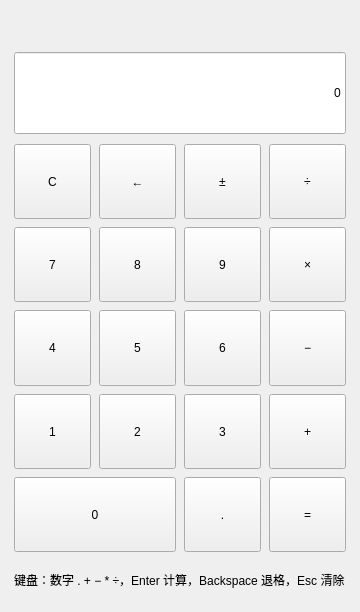
<?xml version="1.0" encoding="UTF-8"?>
<ui version="4.0">
 <class>MainWindow</class>
 <widget class="QMainWindow" name="MainWindow">
  <property name="geometry">
   <rect>
    <x>0</x>
    <y>0</y>
    <width>360</width>
    <height>612</height>
   </rect>
  </property>
  <property name="minimumSize">
   <size>
    <width>340</width>
    <height>580</height>
   </size>
  </property>
  <property name="windowTitle">
   <string>计算器</string>
  </property>
  <widget class="QWidget" name="centralwidget">
   <layout class="QVBoxLayout" name="rootLayout">
    <property name="spacing">
     <number>10</number>
    </property>
    <property name="leftMargin">
     <number>14</number>
    </property>
    <property name="topMargin">
     <number>14</number>
    </property>
    <property name="rightMargin">
     <number>14</number>
    </property>
    <property name="bottomMargin">
     <number>14</number>
    </property>
    <item>
     <widget class="QLabel" name="expressionLabel">
      <property name="minimumSize">
       <size>
        <width>0</width>
        <height>28</height>
       </size>
      </property>
      <property name="text">
       <string/>
      </property>
      <property name="alignment">
       <set>Qt::AlignRight|Qt::AlignTrailing|Qt::AlignVCenter</set>
      </property>
     </widget>
    </item>
    <item>
     <widget class="QLineEdit" name="resultDisplay">
      <property name="minimumSize">
       <size>
        <width>0</width>
        <height>82</height>
       </size>
      </property>
      <property name="focusPolicy">
       <enum>Qt::NoFocus</enum>
      </property>
      <property name="text">
       <string>0</string>
      </property>
      <property name="alignment">
       <set>Qt::AlignRight|Qt::AlignTrailing|Qt::AlignVCenter</set>
      </property>
      <property name="readOnly">
       <bool>true</bool>
      </property>
     </widget>
    </item>
    <item>
     <layout class="QGridLayout" name="buttonsLayout">
      <property name="spacing">
       <number>8</number>
      </property>
      <item row="0" column="0">
       <widget class="QPushButton" name="btnClear">
        <property name="minimumSize">
         <size>
          <width>64</width>
          <height>56</height>
         </size>
        </property>
        <property name="sizePolicy">
         <sizepolicy hsizetype="Expanding" vsizetype="Expanding">
          <horstretch>0</horstretch>
          <verstretch>0</verstretch>
         </sizepolicy>
        </property>
        <property name="focusPolicy">
         <enum>Qt::NoFocus</enum>
        </property>
        <property name="text">
         <string>C</string>
        </property>
       </widget>
      </item>
      <item row="0" column="1">
       <widget class="QPushButton" name="btnBackspace">
        <property name="minimumSize">
         <size>
          <width>64</width>
          <height>56</height>
         </size>
        </property>
        <property name="sizePolicy">
         <sizepolicy hsizetype="Expanding" vsizetype="Expanding">
          <horstretch>0</horstretch>
          <verstretch>0</verstretch>
         </sizepolicy>
        </property>
        <property name="focusPolicy">
         <enum>Qt::NoFocus</enum>
        </property>
        <property name="text">
         <string>←</string>
        </property>
       </widget>
      </item>
      <item row="0" column="2">
       <widget class="QPushButton" name="btnSign">
        <property name="minimumSize">
         <size>
          <width>64</width>
          <height>56</height>
         </size>
        </property>
        <property name="sizePolicy">
         <sizepolicy hsizetype="Expanding" vsizetype="Expanding">
          <horstretch>0</horstretch>
          <verstretch>0</verstretch>
         </sizepolicy>
        </property>
        <property name="focusPolicy">
         <enum>Qt::NoFocus</enum>
        </property>
        <property name="text">
         <string>±</string>
        </property>
       </widget>
      </item>
      <item row="0" column="3">
       <widget class="QPushButton" name="btnDivide">
        <property name="minimumSize">
         <size>
          <width>64</width>
          <height>56</height>
         </size>
        </property>
        <property name="sizePolicy">
         <sizepolicy hsizetype="Expanding" vsizetype="Expanding">
          <horstretch>0</horstretch>
          <verstretch>0</verstretch>
         </sizepolicy>
        </property>
        <property name="focusPolicy">
         <enum>Qt::NoFocus</enum>
        </property>
        <property name="text">
         <string>÷</string>
        </property>
       </widget>
      </item>
      <item row="1" column="0">
       <widget class="QPushButton" name="btn7">
        <property name="minimumSize">
         <size>
          <width>64</width>
          <height>56</height>
         </size>
        </property>
        <property name="sizePolicy">
         <sizepolicy hsizetype="Expanding" vsizetype="Expanding">
          <horstretch>0</horstretch>
          <verstretch>0</verstretch>
         </sizepolicy>
        </property>
        <property name="focusPolicy">
         <enum>Qt::NoFocus</enum>
        </property>
        <property name="text">
         <string>7</string>
        </property>
       </widget>
      </item>
      <item row="1" column="1">
       <widget class="QPushButton" name="btn8">
        <property name="minimumSize">
         <size>
          <width>64</width>
          <height>56</height>
         </size>
        </property>
        <property name="sizePolicy">
         <sizepolicy hsizetype="Expanding" vsizetype="Expanding">
          <horstretch>0</horstretch>
          <verstretch>0</verstretch>
         </sizepolicy>
        </property>
        <property name="focusPolicy">
         <enum>Qt::NoFocus</enum>
        </property>
        <property name="text">
         <string>8</string>
        </property>
       </widget>
      </item>
      <item row="1" column="2">
       <widget class="QPushButton" name="btn9">
        <property name="minimumSize">
         <size>
          <width>64</width>
          <height>56</height>
         </size>
        </property>
        <property name="sizePolicy">
         <sizepolicy hsizetype="Expanding" vsizetype="Expanding">
          <horstretch>0</horstretch>
          <verstretch>0</verstretch>
         </sizepolicy>
        </property>
        <property name="focusPolicy">
         <enum>Qt::NoFocus</enum>
        </property>
        <property name="text">
         <string>9</string>
        </property>
       </widget>
      </item>
      <item row="1" column="3">
       <widget class="QPushButton" name="btnMultiply">
        <property name="minimumSize">
         <size>
          <width>64</width>
          <height>56</height>
         </size>
        </property>
        <property name="sizePolicy">
         <sizepolicy hsizetype="Expanding" vsizetype="Expanding">
          <horstretch>0</horstretch>
          <verstretch>0</verstretch>
         </sizepolicy>
        </property>
        <property name="focusPolicy">
         <enum>Qt::NoFocus</enum>
        </property>
        <property name="text">
         <string>×</string>
        </property>
       </widget>
      </item>
      <item row="2" column="0">
       <widget class="QPushButton" name="btn4">
        <property name="minimumSize">
         <size>
          <width>64</width>
          <height>56</height>
         </size>
        </property>
        <property name="sizePolicy">
         <sizepolicy hsizetype="Expanding" vsizetype="Expanding">
          <horstretch>0</horstretch>
          <verstretch>0</verstretch>
         </sizepolicy>
        </property>
        <property name="focusPolicy">
         <enum>Qt::NoFocus</enum>
        </property>
        <property name="text">
         <string>4</string>
        </property>
       </widget>
      </item>
      <item row="2" column="1">
       <widget class="QPushButton" name="btn5">
        <property name="minimumSize">
         <size>
          <width>64</width>
          <height>56</height>
         </size>
        </property>
        <property name="sizePolicy">
         <sizepolicy hsizetype="Expanding" vsizetype="Expanding">
          <horstretch>0</horstretch>
          <verstretch>0</verstretch>
         </sizepolicy>
        </property>
        <property name="focusPolicy">
         <enum>Qt::NoFocus</enum>
        </property>
        <property name="text">
         <string>5</string>
        </property>
       </widget>
      </item>
      <item row="2" column="2">
       <widget class="QPushButton" name="btn6">
        <property name="minimumSize">
         <size>
          <width>64</width>
          <height>56</height>
         </size>
        </property>
        <property name="sizePolicy">
         <sizepolicy hsizetype="Expanding" vsizetype="Expanding">
          <horstretch>0</horstretch>
          <verstretch>0</verstretch>
         </sizepolicy>
        </property>
        <property name="focusPolicy">
         <enum>Qt::NoFocus</enum>
        </property>
        <property name="text">
         <string>6</string>
        </property>
       </widget>
      </item>
      <item row="2" column="3">
       <widget class="QPushButton" name="btnSubtract">
        <property name="minimumSize">
         <size>
          <width>64</width>
          <height>56</height>
         </size>
        </property>
        <property name="sizePolicy">
         <sizepolicy hsizetype="Expanding" vsizetype="Expanding">
          <horstretch>0</horstretch>
          <verstretch>0</verstretch>
         </sizepolicy>
        </property>
        <property name="focusPolicy">
         <enum>Qt::NoFocus</enum>
        </property>
        <property name="text">
         <string>−</string>
        </property>
       </widget>
      </item>
      <item row="3" column="0">
       <widget class="QPushButton" name="btn1">
        <property name="minimumSize">
         <size>
          <width>64</width>
          <height>56</height>
         </size>
        </property>
        <property name="sizePolicy">
         <sizepolicy hsizetype="Expanding" vsizetype="Expanding">
          <horstretch>0</horstretch>
          <verstretch>0</verstretch>
         </sizepolicy>
        </property>
        <property name="focusPolicy">
         <enum>Qt::NoFocus</enum>
        </property>
        <property name="text">
         <string>1</string>
        </property>
       </widget>
      </item>
      <item row="3" column="1">
       <widget class="QPushButton" name="btn2">
        <property name="minimumSize">
         <size>
          <width>64</width>
          <height>56</height>
         </size>
        </property>
        <property name="sizePolicy">
         <sizepolicy hsizetype="Expanding" vsizetype="Expanding">
          <horstretch>0</horstretch>
          <verstretch>0</verstretch>
         </sizepolicy>
        </property>
        <property name="focusPolicy">
         <enum>Qt::NoFocus</enum>
        </property>
        <property name="text">
         <string>2</string>
        </property>
       </widget>
      </item>
      <item row="3" column="2">
       <widget class="QPushButton" name="btn3">
        <property name="minimumSize">
         <size>
          <width>64</width>
          <height>56</height>
         </size>
        </property>
        <property name="sizePolicy">
         <sizepolicy hsizetype="Expanding" vsizetype="Expanding">
          <horstretch>0</horstretch>
          <verstretch>0</verstretch>
         </sizepolicy>
        </property>
        <property name="focusPolicy">
         <enum>Qt::NoFocus</enum>
        </property>
        <property name="text">
         <string>3</string>
        </property>
       </widget>
      </item>
      <item row="3" column="3">
       <widget class="QPushButton" name="btnAdd">
        <property name="minimumSize">
         <size>
          <width>64</width>
          <height>56</height>
         </size>
        </property>
        <property name="sizePolicy">
         <sizepolicy hsizetype="Expanding" vsizetype="Expanding">
          <horstretch>0</horstretch>
          <verstretch>0</verstretch>
         </sizepolicy>
        </property>
        <property name="focusPolicy">
         <enum>Qt::NoFocus</enum>
        </property>
        <property name="text">
         <string>+</string>
        </property>
       </widget>
      </item>
      <item row="4" column="0" colspan="2">
       <widget class="QPushButton" name="btn0">
        <property name="minimumSize">
         <size>
          <width>64</width>
          <height>56</height>
         </size>
        </property>
        <property name="sizePolicy">
         <sizepolicy hsizetype="Expanding" vsizetype="Expanding">
          <horstretch>0</horstretch>
          <verstretch>0</verstretch>
         </sizepolicy>
        </property>
        <property name="focusPolicy">
         <enum>Qt::NoFocus</enum>
        </property>
        <property name="text">
         <string>0</string>
        </property>
       </widget>
      </item>
      <item row="4" column="2">
       <widget class="QPushButton" name="btnDot">
        <property name="minimumSize">
         <size>
          <width>64</width>
          <height>56</height>
         </size>
        </property>
        <property name="sizePolicy">
         <sizepolicy hsizetype="Expanding" vsizetype="Expanding">
          <horstretch>0</horstretch>
          <verstretch>0</verstretch>
         </sizepolicy>
        </property>
        <property name="focusPolicy">
         <enum>Qt::NoFocus</enum>
        </property>
        <property name="text">
         <string>.</string>
        </property>
       </widget>
      </item>
      <item row="4" column="3">
       <widget class="QPushButton" name="btnEquals">
        <property name="minimumSize">
         <size>
          <width>64</width>
          <height>56</height>
         </size>
        </property>
        <property name="sizePolicy">
         <sizepolicy hsizetype="Expanding" vsizetype="Expanding">
          <horstretch>0</horstretch>
          <verstretch>0</verstretch>
         </sizepolicy>
        </property>
        <property name="focusPolicy">
         <enum>Qt::NoFocus</enum>
        </property>
        <property name="text">
         <string>=</string>
        </property>
       </widget>
      </item>
     </layout>
    </item>
    <item>
     <widget class="QLabel" name="hintLabel">
      <property name="minimumSize">
       <size>
        <width>0</width>
        <height>36</height>
       </size>
      </property>
      <property name="text">
       <string>键盘：数字 . + − * ÷，Enter 计算，Backspace 退格，Esc 清除</string>
      </property>
      <property name="alignment">
       <set>Qt::AlignLeft|Qt::AlignVCenter</set>
      </property>
      <property name="wordWrap">
       <bool>true</bool>
      </property>
     </widget>
    </item>
   </layout>
  </widget>
 </widget>
 <resources/>
 <connections/>
</ui>
